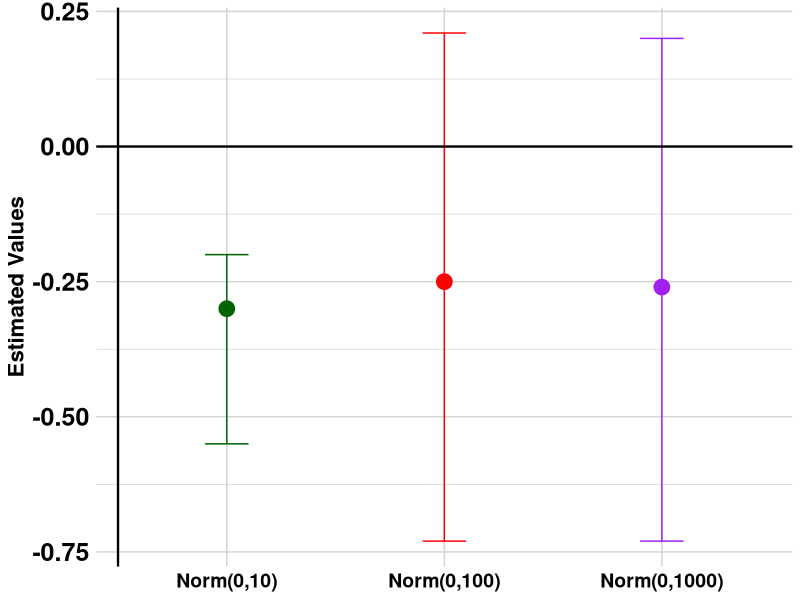

Write the R code that produced this figure.
# Load required libraries
library(ggplot2)
library(ggtext) # For element_markdown()

#-------------- Firth -----------------#
#--------------------------------------#

alpha1 <- data.frame(
  Rivers = factor(c("Norm(0,10)", "Norm(0,100)", "Norm(0,1000)"),
                  levels = c("Norm(0,10)", "Norm(0,100)", "Norm(0,1000)")),
  psi_sl_sp_m_Estimate = c(1.66, 5.78, 18.32),
  psi_sl_sp_m_Lower = c(-0.613, -0.51, -0.80),
  psi_sl_sp_m_Upper = c(6.33, 21.19, 66.80)
)

# Create the data frame based on the new values for psi (estimates, lower bounds, and upper bounds)
alpha2 <- data.frame(
  Rivers = factor(c("Norm(0,10)", "Norm(0,100)", "Norm(0,1000)"),
                  levels = c("Norm(0,10)", "Norm(0,100)", "Norm(0,1000)")),
  psi_sl_sp_m_Estimate = c(-0.44, -2.26, -7.02),
  psi_sl_sp_m_Lower = c(-6.72, -19.89, -56.60),
  psi_sl_sp_m_Upper = c(3.89, 3.83, 3.82)
)
# Create the data frame based on the new values for psi (estimates, lower bounds, and upper bounds)
alpha3 <- data.frame(
  Rivers = factor(c("Norm(0,10)", "Norm(0,100)", "Norm(0,1000)"),
                  levels = c("Norm(0,10)", "Norm(0,100)", "Norm(0,1000)")),
  psi_sl_sp_m_Estimate = c(-1.01, -1.29, 6.67),
  psi_sl_sp_m_Lower = c(-4.32, -4.85, -2.94),
  psi_sl_sp_m_Upper = c(4.73, 9.66, 55.67)
)
# Create the data frame based on the new values for psi (estimates, lower bounds, and upper bounds)
alpha4 <- data.frame(
  Rivers = factor(c("Norm(0,10)", "Norm(0,100)", "Norm(0,1000)"),
                  levels = c("Norm(0,10)", "Norm(0,100)", "Norm(0,1000)")),
  psi_sl_sp_m_Estimate = c(-0.06, 7.01, 16.47),
  psi_sl_sp_m_Lower = c(-5.39, -4.54, -6.46),
  psi_sl_sp_m_Upper = c(6.29, 22.28, 66.41)
)
# Create the data frame based on the new values for psi (estimates, lower bounds, and upper bounds)
beta1 <- data.frame(
  Rivers = factor(c("Norm(0,10)", "Norm(0,100)", "Norm(0,1000)"),
                  levels = c("Norm(0,10)", "Norm(0,100)", "Norm(0,1000)")),
  psi_sl_sp_m_Estimate = c(2.77, 6.95, 27.61),
  psi_sl_sp_m_Lower = c(0.25, 0.11, 4.37),
  psi_sl_sp_m_Upper = c(7.31, 21.83, 71.99)
)
# Create the data frame based on the new values for psi (estimates, lower bounds, and upper bounds)
beta2 <- data.frame(
  Rivers = factor(c("Norm(0,10)", "Norm(0,100)", "Norm(0,1000)"),
                  levels = c("Norm(0,10)", "Norm(0,100)", "Norm(0,1000)")),
  psi_sl_sp_m_Estimate = c(0.09, -0.63, 0.78),
  psi_sl_sp_m_Lower = c(-3.40, -6.63, -0.61),
  psi_sl_sp_m_Upper = c(2.61, 2.35, 2.30)
)
# Create the data frame based on the new values for psi (estimates, lower bounds, and upper bounds)
beta3 <- data.frame(
  Rivers = factor(c("Norm(0,10)", "Norm(0,100)", "Norm(0,1000)"),
                  levels = c("Norm(0,10)", "Norm(0,100)", "Norm(0,1000)")),
  psi_sl_sp_m_Estimate = c(-1.23, -1.84, -2.02),
  psi_sl_sp_m_Lower = c(-2.388, -2.84, -3.06),
  psi_sl_sp_m_Upper = c(0.28, -0.69, -1.18)
)
# Create the data frame based on the new values for psi (estimates, lower bounds, and upper bounds)
beta4 <- data.frame(
  Rivers = factor(c("Norm(0,10)", "Norm(0,100)", "Norm(0,1000)"),
                  levels = c("Norm(0,10)", "Norm(0,100)", "Norm(0,1000)")),
  psi_sl_sp_m_Estimate = c(1.94, 8.18, 25.95),
  psi_sl_sp_m_Lower = c(-1.93, -0.99, 1.92),
  psi_sl_sp_m_Upper = c(6.91, 22.74, 71.44)
)

#-------------- Big Fish -----------------#
#--------------------------------------#

alpha1 <- data.frame(
  Rivers = factor(c("Norm(0,10)", "Norm(0,100)", "Norm(0,1000)"),
                  levels = c("Norm(0,10)", "Norm(0,100)", "Norm(0,1000)")),
  psi_sl_sp_m_Estimate = c(-0.46, -0.44, -0.44),
  psi_sl_sp_m_Lower = c(-0.69, -0.67, -0.66),
  psi_sl_sp_m_Upper = c(-0.23, -0.22, -0.22)
)

# Create the data frame based on the new values for psi (estimates, lower bounds, and upper bounds)
alpha2 <- data.frame(
  Rivers = factor(c("Norm(0,10)", "Norm(0,100)", "Norm(0,1000)"),
                  levels = c("Norm(0,10)", "Norm(0,100)", "Norm(0,1000)")),
  psi_sl_sp_m_Estimate = c(-3.52, -4.40, -4.53),
  psi_sl_sp_m_Lower = c(-5.17, -6.26, -6.40),
  psi_sl_sp_m_Upper = c(-2.21, -2.98, -3.16)
)
# Create the data frame based on the new values for psi (estimates, lower bounds, and upper bounds)
alpha3 <- data.frame(
  Rivers = factor(c("Norm(0,10)", "Norm(0,100)", "Norm(0,1000)"),
                  levels = c("Norm(0,10)", "Norm(0,100)", "Norm(0,1000)")),
  psi_sl_sp_m_Estimate = c(0.67, 7.58, 26.62),
  psi_sl_sp_m_Lower = c(0.18, 1.47, 2.90),
  psi_sl_sp_m_Upper = c(1.21, 22.01, 71.75)
)
# Create the data frame based on the new values for psi (estimates, lower bounds, and upper bounds)
alpha4 <- data.frame(
  Rivers = factor(c("Norm(0,10)", "Norm(0,100)", "Norm(0,1000)"),
                  levels = c("Norm(0,10)", "Norm(0,100)", "Norm(0,1000)")),
  psi_sl_sp_m_Estimate = c(0.12, 0.79, 0.86),
  psi_sl_sp_m_Lower = c(-0.52, 0.17, 0.28),
  psi_sl_sp_m_Upper = c(0.89, 1.55, 1.66)
)
# Create the data frame based on the new values for psi (estimates, lower bounds, and upper bounds)
beta1 <- data.frame(
  Rivers = factor(c("Norm(0,10)", "Norm(0,100)", "Norm(0,1000)"),
                  levels = c("Norm(0,10)", "Norm(0,100)", "Norm(0,1000)")),
  psi_sl_sp_m_Estimate = c(0.09, 0.14, 0.16),
  psi_sl_sp_m_Lower = c(-0.06, 0.00, 0.02),
  psi_sl_sp_m_Upper = c(0.25, 0.29, 0.30)
)
# Create the data frame based on the new values for psi (estimates, lower bounds, and upper bounds)
beta2 <- data.frame(
  Rivers = factor(c("Norm(0,10)", "Norm(0,100)", "Norm(0,1000)"),
                  levels = c("Norm(0,10)", "Norm(0,100)", "Norm(0,1000)")),
  psi_sl_sp_m_Estimate = c(-3.49, -4.32, -4.48),
  psi_sl_sp_m_Lower = c(-4.82, -5.71, -5.84),
  psi_sl_sp_m_Upper = c(-2.28, -3.03, -3.29)
)
# Create the data frame based on the new values for psi (estimates, lower bounds, and upper bounds)
beta3 <- data.frame(
  Rivers = factor(c("Norm(0,10)", "Norm(0,100)", "Norm(0,1000)"),
                  levels = c("Norm(0,10)", "Norm(0,100)", "Norm(0,1000)")),
  psi_sl_sp_m_Estimate = c(0.29, -0.45, -0.51),
  psi_sl_sp_m_Lower = c(-0.26, -0.86, -0.88),
  psi_sl_sp_m_Upper = c(0.89, 0.11, -0.1)
)
# Create the data frame based on the new values for psi (estimates, lower bounds, and upper bounds)
beta4 <- data.frame(
  Rivers = factor(c("Norm(0,10)", "Norm(0,100)", "Norm(0,1000)"),
                  levels = c("Norm(0,10)", "Norm(0,100)", "Norm(0,1000)")),
  psi_sl_sp_m_Estimate = c(1.93, 7.61, 26.02),
  psi_sl_sp_m_Lower = c(-0.02, 0.19, 2.47),
  psi_sl_sp_m_Upper = c(6.36, 22.17, 71.30)
)

#-------------- Babbage -----------------#
#--------------------------------------#

alpha1 <- data.frame(
  Rivers = factor(c("Norm(0,10)", "Norm(0,100)", "Norm(0,1000)"),
                  levels = c("Norm(0,10)", "Norm(0,100)", "Norm(0,1000)")),
  psi_sl_sp_m_Estimate = c(-0.05, -0.11, -0.09),
  psi_sl_sp_m_Lower = c(-0.50, -0.46, -0.43),
  psi_sl_sp_m_Upper = c(0.19, 0.20, 0.21)
)

# Create the data frame based on the new values for psi (estimates, lower bounds, and upper bounds)
alpha2 <- data.frame(
  Rivers = factor(c("Norm(0,10)", "Norm(0,100)", "Norm(0,1000)"),
                  levels = c("Norm(0,10)", "Norm(0,100)", "Norm(0,1000)")),
  psi_sl_sp_m_Estimate = c(-0.97, -2.82, -3.11),
  psi_sl_sp_m_Lower = c(-3.49, -4.89, -4.96),
  psi_sl_sp_m_Upper = c(0.47, -0.47, -0.64)
)
# Create the data frame based on the new values for psi (estimates, lower bounds, and upper bounds)
alpha3 <- data.frame(
  Rivers = factor(c("Norm(0,10)", "Norm(0,100)", "Norm(0,1000)"),
                  levels = c("Norm(0,10)", "Norm(0,100)", "Norm(0,1000)")),
  psi_sl_sp_m_Estimate = c(0.41, 8.88, 26.35),
  psi_sl_sp_m_Lower = c(-0.40, 1.37, 2.98),
  psi_sl_sp_m_Upper = c(1.59, 22.91, 71.19)
)
# Create the data frame based on the new values for psi (estimates, lower bounds, and upper bounds)
alpha4 <- data.frame(
  Rivers = factor(c("Norm(0,10)", "Norm(0,100)", "Norm(0,1000)"),
                  levels = c("Norm(0,10)", "Norm(0,100)", "Norm(0,1000)")),
  psi_sl_sp_m_Estimate = c(2.94, 7.97, 21.55),
  psi_sl_sp_m_Lower = c(0.38, 1.36, 1.89),
  psi_sl_sp_m_Upper = c(7.22, 22.29, 68.51)
)
# Create the data frame based on the new values for psi (estimates, lower bounds, and upper bounds)
beta1 <- data.frame(
  Rivers = factor(c("Norm(0,10)", "Norm(0,100)", "Norm(0,1000)"),
                  levels = c("Norm(0,10)", "Norm(0,100)", "Norm(0,1000)")),
  psi_sl_sp_m_Estimate = c(0.40, 0.47, 0.48),
  psi_sl_sp_m_Lower = c(0.12, 0.23, 0.25),
  psi_sl_sp_m_Upper = c(0.68, 0.72, 0.73)
)
# Create the data frame based on the new values for psi (estimates, lower bounds, and upper bounds)
beta2 <- data.frame(
  Rivers = factor(c("Norm(0,10)", "Norm(0,100)", "Norm(0,1000)"),
                  levels = c("Norm(0,10)", "Norm(0,100)", "Norm(0,1000)")),
  psi_sl_sp_m_Estimate = c(-3.09, -4.79, -5.06),
  psi_sl_sp_m_Lower = c(-5.33, -6.98, -7.12),
  psi_sl_sp_m_Upper = c(-1.48, -2.53, -2.74)
)
# Create the data frame based on the new values for psi (estimates, lower bounds, and upper bounds)
beta3 <- data.frame(
  Rivers = factor(c("Norm(0,10)", "Norm(0,100)", "Norm(0,1000)"),
                  levels = c("Norm(0,10)", "Norm(0,100)", "Norm(0,1000)")),
  psi_sl_sp_m_Estimate = c(0.20, -0.65, -0.66),
  psi_sl_sp_m_Lower = c(-0.58, -1.23, -1.23),
  psi_sl_sp_m_Upper = c(0.96, 0.09, 0.03)
)
# Create the data frame based on the new values for psi (estimates, lower bounds, and upper bounds)
beta4 <- data.frame(
  Rivers = factor(c("Norm(0,10)", "Norm(0,100)", "Norm(0,1000)"),
                  levels = c("Norm(0,10)", "Norm(0,100)", "Norm(0,1000)")),
  psi_sl_sp_m_Estimate = c(0.75, 4.30, 7.94),
  psi_sl_sp_m_Lower = c(-0.86, -0.32, -0.22),
  psi_sl_sp_m_Upper = c(4.88, 18.33, 51.13)
)

#-------------- Joe Creek -----------------#
#--------------------------------------#

alpha1 <- data.frame(
  Rivers = factor(c("Norm(0,10)", "Norm(0,100)", "Norm(0,1000)"),
                  levels = c("Norm(0,10)", "Norm(0,100)", "Norm(0,1000)")),
  psi_sl_sp_m_Estimate = c(-0.41, 0.09, -0.48),
  psi_sl_sp_m_Lower = c(-1.96, -1.26, -1.26),
  psi_sl_sp_m_Upper = c(3.14, 9.21, 0.35)
)

# Create the data frame based on the new values for psi (estimates, lower bounds, and upper bounds)
alpha2 <- data.frame(
  Rivers = factor(c("Norm(0,10)", "Norm(0,100)", "Norm(0,1000)"),
                  levels = c("Norm(0,10)", "Norm(0,100)", "Norm(0,1000)")),
  psi_sl_sp_m_Estimate = c(-2.33, -10.73, -28.87),
  psi_sl_sp_m_Lower = c(-7.86, -24.20, -72.78),
  psi_sl_sp_m_Upper = c(3.31, 1.55, -6.08)
)
# Create the data frame based on the new values for psi (estimates, lower bounds, and upper bounds)
alpha3 <- data.frame(
  Rivers = factor(c("Norm(0,10)", "Norm(0,100)", "Norm(0,1000)"),
                  levels = c("Norm(0,10)", "Norm(0,100)", "Norm(0,1000)")),
  psi_sl_sp_m_Estimate = c(-0.97, -4.76, -19.37),
  psi_sl_sp_m_Lower = c(-6.42, -21.74, -69.78),
  psi_sl_sp_m_Upper = c(5.07, 15.71, 41.36)
)
# Create the data frame based on the new values for psi (estimates, lower bounds, and upper bounds)
alpha4 <- data.frame(
  Rivers = factor(c("Norm(0,10)", "Norm(0,100)", "Norm(0,1000)"),
                  levels = c("Norm(0,10)", "Norm(0,100)", "Norm(0,1000)")),
  psi_sl_sp_m_Estimate = c(0.47, 2.10, 4.20),
  psi_sl_sp_m_Lower = c(-5.75, -18.38, -59.38),
  psi_sl_sp_m_Upper = c(6.46, 20.69, 64.19)
)
# Create the data frame based on the new values for psi (estimates, lower bounds, and upper bounds)
beta1 <- data.frame(
  Rivers = factor(c("Norm(0,10)", "Norm(0,100)", "Norm(0,1000)"),
                  levels = c("Norm(0,10)", "Norm(0,100)", "Norm(0,1000)")),
  psi_sl_sp_m_Estimate = c(0.13, 0.16, 0.19),
  psi_sl_sp_m_Lower = c(-0.78, -0.58, -0.45),
  psi_sl_sp_m_Upper = c(0.96, 0.94, 0.95)
)
# Create the data frame based on the new values for psi (estimates, lower bounds, and upper bounds)
beta2 <- data.frame(
  Rivers = factor(c("Norm(0,10)", "Norm(0,100)", "Norm(0,1000)"),
                  levels = c("Norm(0,10)", "Norm(0,100)", "Norm(0,1000)")),
  psi_sl_sp_m_Estimate = c(-2.24, -6.16, -7.02),
  psi_sl_sp_m_Lower = c(-6.35, -9.90, -10.47),
  psi_sl_sp_m_Upper = c(1.60, -0.77, -3.55)
)
# Create the data frame based on the new values for psi (estimates, lower bounds, and upper bounds)
beta3 <- data.frame(
  Rivers = factor(c("Norm(0,10)", "Norm(0,100)", "Norm(0,1000)"),
                  levels = c("Norm(0,10)", "Norm(0,100)", "Norm(0,1000)")),
  psi_sl_sp_m_Estimate = c(2.18, 7.76, 25.16),
  psi_sl_sp_m_Lower = c(-1.09, -0.61, 0.80),
  psi_sl_sp_m_Upper = c(6.93, 22.30, 70.77)
)
# Create the data frame based on the new values for psi (estimates, lower bounds, and upper bounds)
beta4 <- data.frame(
  Rivers = factor(c("Norm(0,10)", "Norm(0,100)", "Norm(0,1000)"),
                  levels = c("Norm(0,10)", "Norm(0,100)", "Norm(0,1000)")),
  psi_sl_sp_m_Estimate = c(1.97, 9.57, 27.28),
  psi_sl_sp_m_Lower = c(-1.71, 0.84, 3.78),
  psi_sl_sp_m_Upper = c(6.95, 23.31, 72.01)
)

#-------------- Rat -----------------#
#--------------------------------------#

alpha1 <- data.frame(
  Rivers = factor(c("Norm(0,10)", "Norm(0,100)", "Norm(0,1000)"),
                  levels = c("Norm(0,10)", "Norm(0,100)", "Norm(0,1000)")),
  psi_sl_sp_m_Estimate = c(-0.51, 0.10, -0.92),
  psi_sl_sp_m_Lower = c(-1.49, -2.45, -2.29),
  psi_sl_sp_m_Upper = c(0.72, 16.50, 0.60)
)

# Create the data frame based on the new values for psi (estimates, lower bounds, and upper bounds)
alpha2 <- data.frame(
  Rivers = factor(c("Norm(0,10)", "Norm(0,100)", "Norm(0,1000)"),
                  levels = c("Norm(0,10)", "Norm(0,100)", "Norm(0,1000)")),
  psi_sl_sp_m_Estimate = c(5.25, 27.83, 27.14),
  psi_sl_sp_m_Lower = c(2.45, 4.34, 2.05),
  psi_sl_sp_m_Upper = c(8.97, 72.02, 71.81)
)
# Create the data frame based on the new values for psi (estimates, lower bounds, and upper bounds)
alpha3 <- data.frame(
  Rivers = factor(c("Norm(0,10)", "Norm(0,100)", "Norm(0,1000)"),
                  levels = c("Norm(0,10)", "Norm(0,100)", "Norm(0,1000)")),
  psi_sl_sp_m_Estimate = c(-0.39, 8.42, 8.03),
  psi_sl_sp_m_Lower = c(-1.06, -1.29, -1.19),
  psi_sl_sp_m_Upper = c(0.27, 56.92, 56.26)
)
# Create the data frame based on the new values for psi (estimates, lower bounds, and upper bounds)
alpha4 <- data.frame(
  Rivers = factor(c("Norm(0,10)", "Norm(0,100)", "Norm(0,1000)"),
                  levels = c("Norm(0,10)", "Norm(0,100)", "Norm(0,1000)")),
  psi_sl_sp_m_Estimate = c(-1.14, -0.07, 0.36),
  psi_sl_sp_m_Lower = c(-2.82, -2.60, -2.57),
  psi_sl_sp_m_Upper = c(0.48, 3.07, 3.76)
)
# Create the data frame based on the new values for psi (estimates, lower bounds, and upper bounds)
beta1 <- data.frame(
  Rivers = factor(c("Norm(0,10)", "Norm(0,100)", "Norm(0,1000)"),
                  levels = c("Norm(0,10)", "Norm(0,100)", "Norm(0,1000)")),
  psi_sl_sp_m_Estimate = c(-0.30, -0.25, -0.26),
  psi_sl_sp_m_Lower = c(-0.55, -0.73, -0.73),
  psi_sl_sp_m_Upper = c(-0.20, 0.21, 0.20)
)
# Create the data frame based on the new values for psi (estimates, lower bounds, and upper bounds)
beta2 <- data.frame(
  Rivers = factor(c("Norm(0,10)", "Norm(0,100)", "Norm(0,1000)"),
                  levels = c("Norm(0,10)", "Norm(0,100)", "Norm(0,1000)")),
  psi_sl_sp_m_Estimate = c(0.90, 0.86, 0.83),
  psi_sl_sp_m_Lower = c(-2.24, -2.47, -2.45),
  psi_sl_sp_m_Upper = c(2.82, 3.25, 3.23)
)
# Create the data frame based on the new values for psi (estimates, lower bounds, and upper bounds)
beta3 <- data.frame(
  Rivers = factor(c("Norm(0,10)", "Norm(0,100)", "Norm(0,1000)"),
                  levels = c("Norm(0,10)", "Norm(0,100)", "Norm(0,1000)")),
  psi_sl_sp_m_Estimate = c(0.82, 1.55, 8.06),
  psi_sl_sp_m_Lower = c(0.07, -0.06, -0.05),
  psi_sl_sp_m_Upper = c(3.13, 12.68, 55.16)
)
# Create the data frame based on the new values for psi (estimates, lower bounds, and upper bounds)
beta4 <- data.frame(
  Rivers = factor(c("Norm(0,10)", "Norm(0,100)", "Norm(0,1000)"),
                  levels = c("Norm(0,10)", "Norm(0,100)", "Norm(0,1000)")),
  psi_sl_sp_m_Estimate = c(-0.18, -0.29, -0.22),
  psi_sl_sp_m_Lower = c(-1.95, -2.42, -2.40),
  psi_sl_sp_m_Upper = c(1.84, 2.65, 2.58)
)


# Create the forest plot with custom colors and y-axis title as "Estimated Values"
ggplot(beta1, aes(x = Rivers, y = psi_sl_sp_m_Estimate, color = Rivers)) +
  geom_point(size = 5) + # Points for estimates
  geom_errorbar(aes(ymin = psi_sl_sp_m_Lower, ymax = psi_sl_sp_m_Upper), width = 0.2) + # Error bars
  scale_color_manual(values = c("darkgreen", "red", "purple")) + # Custom colors
  theme_minimal() +
  theme(
    axis.text.x = element_text(angle = 0, hjust = 0.5, color = "black", face = "bold", size = 14),  # Increase x-axis label font size
    axis.text.y = element_text(color = "black", face = "bold", size = 18),  # Increase y-axis label font size
    axis.title.x = element_blank(),  # Remove x-axis label
    axis.title.y = element_text(color = "black", face = "bold", size = 16),  # Y-axis title with increased size
    panel.grid.major = element_line(color = "lightgray", size = 0.5),  # Add major grid lines in light gray
    panel.grid.minor = element_line(color = "lightgray", size = 0.25),  # Add minor grid lines in light gray
    axis.line = element_blank(),  # Remove all default axis lines
    legend.position = "none",  # Remove legend
    plot.caption = element_markdown(hjust = 0.5, size = 14, face = "bold")  # Center and format the caption with Markdown
  ) +
  geom_hline(yintercept = 0, color = "black", size = 0.8) +  # Black line at y = 0 axis
  geom_vline(xintercept = 0.5, color = "black", size = 0.8) + # Add vertical reference line
  ylab("Estimated Values") # Add y-axis title as "Estimated Values"
